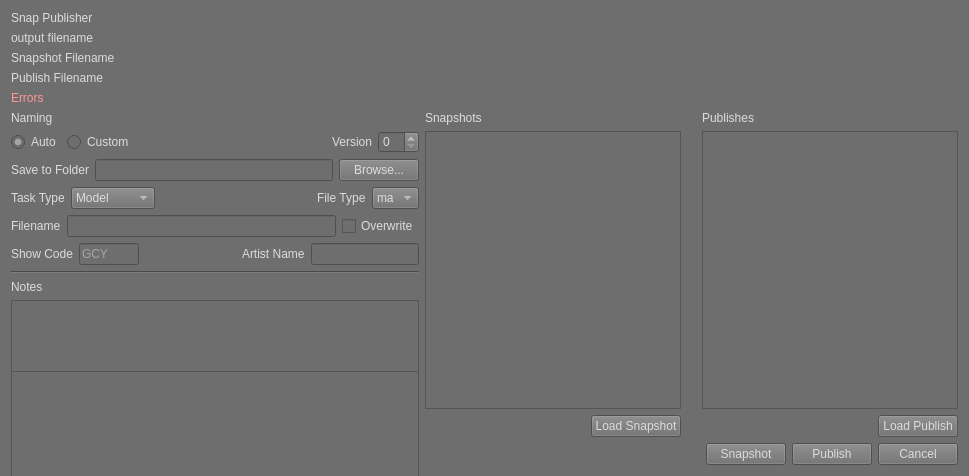
<?xml version="1.0" encoding="UTF-8"?>
<ui version="4.0">
 <class>SnapPublisher</class>
 <widget class="QWidget" name="SnapPublisher">
  <property name="geometry">
   <rect>
    <x>0</x>
    <y>0</y>
    <width>969</width>
    <height>476</height>
   </rect>
  </property>
  <property name="minimumSize">
   <size>
    <width>969</width>
    <height>476</height>
   </size>
  </property>
  <property name="windowTitle">
   <string>Snap Publisher</string>
  </property>
  <property name="styleSheet">
   <string notr="true">background-color: rgb(110, 110, 110);
color: rgb(220, 220, 220);</string>
  </property>
  <layout class="QVBoxLayout" name="verticalLayout_2">
   <item>
    <widget class="QLabel" name="Title">
     <property name="styleSheet">
      <string notr="true">font: 16pt &quot;MS Shell Dlg 2&quot;;</string>
     </property>
     <property name="text">
      <string>Snap Publisher</string>
     </property>
    </widget>
   </item>
   <item>
    <widget class="QLabel" name="output_filename">
     <property name="styleSheet">
      <string notr="true">font: 10pt &quot;MS Shell Dlg 2&quot;;</string>
     </property>
     <property name="text">
      <string>output filename</string>
     </property>
    </widget>
   </item>
   <item>
    <widget class="QLabel" name="snapshot_filename">
     <property name="text">
      <string>Snapshot Filename</string>
     </property>
    </widget>
   </item>
   <item>
    <widget class="QLabel" name="publish_filename">
     <property name="text">
      <string>Publish Filename</string>
     </property>
    </widget>
   </item>
   <item>
    <widget class="QLabel" name="messages">
     <property name="styleSheet">
      <string notr="true">font: 75 9pt &quot;MS Shell Dlg 2&quot;;
color: rgb(255, 150, 150);</string>
     </property>
     <property name="text">
      <string>Errors</string>
     </property>
    </widget>
   </item>
   <item>
    <layout class="QHBoxLayout" name="horizontalLayout_3">
     <item>
      <layout class="QVBoxLayout" name="saveAs_Layout">
       <item>
        <layout class="QVBoxLayout" name="name_layout">
         <item>
          <widget class="QLabel" name="naming_label">
           <property name="text">
            <string>Naming</string>
           </property>
           <property name="buddy">
            <cstring>autoNaming</cstring>
           </property>
          </widget>
         </item>
         <item>
          <layout class="QHBoxLayout" name="naming_layout">
           <item>
            <widget class="QRadioButton" name="autoNaming">
             <property name="text">
              <string>Auto</string>
             </property>
             <property name="checked">
              <bool>true</bool>
             </property>
            </widget>
           </item>
           <item>
            <widget class="QRadioButton" name="customNaming">
             <property name="text">
              <string>Custom</string>
             </property>
            </widget>
           </item>
           <item>
            <spacer name="naming_spacer">
             <property name="orientation">
              <enum>Qt::Horizontal</enum>
             </property>
             <property name="sizeHint" stdset="0">
              <size>
               <width>40</width>
               <height>20</height>
              </size>
             </property>
            </spacer>
           </item>
           <item>
            <widget class="QLabel" name="version_label">
             <property name="text">
              <string>Version</string>
             </property>
             <property name="buddy">
              <cstring>version</cstring>
             </property>
            </widget>
           </item>
           <item>
            <widget class="QSpinBox" name="version"/>
           </item>
          </layout>
         </item>
        </layout>
       </item>
       <item>
        <layout class="QHBoxLayout" name="folder_layout">
         <item>
          <widget class="QLabel" name="folder_label">
           <property name="text">
            <string>Save to Folder</string>
           </property>
           <property name="buddy">
            <cstring>folder</cstring>
           </property>
          </widget>
         </item>
         <item>
          <widget class="QLineEdit" name="folder"/>
         </item>
         <item>
          <widget class="QPushButton" name="folder_btn">
           <property name="text">
            <string>Browse...</string>
           </property>
          </widget>
         </item>
        </layout>
       </item>
       <item>
        <layout class="QHBoxLayout" name="taskType_layout">
         <item>
          <widget class="QLabel" name="taksType_label">
           <property name="text">
            <string>Task Type</string>
           </property>
           <property name="buddy">
            <cstring>taskType</cstring>
           </property>
          </widget>
         </item>
         <item>
          <widget class="QComboBox" name="taskType">
           <item>
            <property name="text">
             <string>Model</string>
            </property>
           </item>
           <item>
            <property name="text">
             <string>Surfacing</string>
            </property>
           </item>
           <item>
            <property name="text">
             <string>Rig</string>
            </property>
           </item>
           <item>
            <property name="text">
             <string>Animation</string>
            </property>
           </item>
           <item>
            <property name="text">
             <string>Sculpt</string>
            </property>
           </item>
           <item>
            <property name="text">
             <string>Groom</string>
            </property>
           </item>
           <item>
            <property name="text">
             <string>FX</string>
            </property>
           </item>
           <item>
            <property name="text">
             <string>Cloth</string>
            </property>
           </item>
           <item>
            <property name="text">
             <string>Prototype</string>
            </property>
           </item>
          </widget>
         </item>
         <item>
          <spacer name="taksType_spacer">
           <property name="orientation">
            <enum>Qt::Horizontal</enum>
           </property>
           <property name="sizeHint" stdset="0">
            <size>
             <width>40</width>
             <height>20</height>
            </size>
           </property>
          </spacer>
         </item>
         <item>
          <widget class="QLabel" name="fileType_label">
           <property name="text">
            <string>File Type</string>
           </property>
          </widget>
         </item>
         <item>
          <widget class="QComboBox" name="fileType">
           <item>
            <property name="text">
             <string>ma</string>
            </property>
           </item>
           <item>
            <property name="text">
             <string>mb</string>
            </property>
           </item>
          </widget>
         </item>
        </layout>
       </item>
       <item>
        <layout class="QHBoxLayout" name="filename_layout">
         <item>
          <widget class="QLabel" name="filename_label">
           <property name="text">
            <string>Filename</string>
           </property>
          </widget>
         </item>
         <item>
          <widget class="QLineEdit" name="filename"/>
         </item>
         <item>
          <widget class="QCheckBox" name="overwrite">
           <property name="text">
            <string>Overwrite</string>
           </property>
          </widget>
         </item>
        </layout>
       </item>
       <item>
        <layout class="QHBoxLayout" name="showArtist_layout">
         <item>
          <widget class="QLabel" name="showCode_label">
           <property name="text">
            <string>Show Code</string>
           </property>
          </widget>
         </item>
         <item>
          <widget class="QLineEdit" name="showCode">
           <property name="maximumSize">
            <size>
             <width>60</width>
             <height>16777215</height>
            </size>
           </property>
           <property name="placeholderText">
            <string>GCY</string>
           </property>
          </widget>
         </item>
         <item>
          <spacer name="horizontalSpacer">
           <property name="orientation">
            <enum>Qt::Horizontal</enum>
           </property>
           <property name="sizeHint" stdset="0">
            <size>
             <width>40</width>
             <height>20</height>
            </size>
           </property>
          </spacer>
         </item>
         <item>
          <widget class="QLabel" name="artistName_label">
           <property name="text">
            <string>Artist Name</string>
           </property>
          </widget>
         </item>
         <item>
          <widget class="QLineEdit" name="artistName"/>
         </item>
        </layout>
       </item>
       <item>
        <widget class="Line" name="notes_seperator">
         <property name="orientation">
          <enum>Qt::Horizontal</enum>
         </property>
        </widget>
       </item>
       <item>
        <layout class="QVBoxLayout" name="notes_layout">
         <item>
          <widget class="QLabel" name="notes_label">
           <property name="text">
            <string>Notes</string>
           </property>
          </widget>
         </item>
         <item>
          <widget class="QTextEdit" name="notes">
           <property name="minimumSize">
            <size>
             <width>0</width>
             <height>150</height>
            </size>
           </property>
          </widget>
         </item>
         <item>
          <widget class="QTextEdit" name="existing_notes">
           <property name="enabled">
            <bool>false</bool>
           </property>
           <property name="minimumSize">
            <size>
             <width>0</width>
             <height>150</height>
            </size>
           </property>
          </widget>
         </item>
        </layout>
       </item>
      </layout>
     </item>
     <item>
      <layout class="QHBoxLayout" name="horizontalLayout_2">
       <item>
        <layout class="QVBoxLayout" name="existingFile_layout">
         <item>
          <widget class="QLabel" name="existingFile_label">
           <property name="text">
            <string>Snapshots</string>
           </property>
          </widget>
         </item>
         <item>
          <widget class="QListWidget" name="existingFile_list"/>
         </item>
         <item>
          <layout class="QHBoxLayout" name="open_btn_layout">
           <item>
            <spacer name="horizontalSpacer_2">
             <property name="orientation">
              <enum>Qt::Horizontal</enum>
             </property>
             <property name="sizeHint" stdset="0">
              <size>
               <width>40</width>
               <height>20</height>
              </size>
             </property>
            </spacer>
           </item>
           <item>
            <widget class="QPushButton" name="load_snap_btn">
             <property name="text">
              <string>Load Snapshot</string>
             </property>
            </widget>
           </item>
          </layout>
         </item>
        </layout>
       </item>
       <item>
        <spacer name="horizontalSpacer_4">
         <property name="orientation">
          <enum>Qt::Horizontal</enum>
         </property>
         <property name="sizeHint" stdset="0">
          <size>
           <width>15</width>
           <height>20</height>
          </size>
         </property>
        </spacer>
       </item>
       <item>
        <layout class="QVBoxLayout" name="verticalLayout">
         <item>
          <widget class="QLabel" name="label">
           <property name="text">
            <string>Publishes</string>
           </property>
          </widget>
         </item>
         <item>
          <widget class="QListWidget" name="listWidget"/>
         </item>
         <item>
          <layout class="QHBoxLayout" name="horizontalLayout">
           <item>
            <spacer name="horizontalSpacer_3">
             <property name="orientation">
              <enum>Qt::Horizontal</enum>
             </property>
             <property name="sizeHint" stdset="0">
              <size>
               <width>40</width>
               <height>20</height>
              </size>
             </property>
            </spacer>
           </item>
           <item>
            <widget class="QPushButton" name="load_pub_btn">
             <property name="text">
              <string>Load Publish</string>
             </property>
            </widget>
           </item>
          </layout>
         </item>
        </layout>
       </item>
      </layout>
     </item>
    </layout>
   </item>
   <item>
    <layout class="QHBoxLayout" name="buttons_layout">
     <item>
      <spacer name="buttons_spacer">
       <property name="orientation">
        <enum>Qt::Horizontal</enum>
       </property>
       <property name="sizeHint" stdset="0">
        <size>
         <width>40</width>
         <height>20</height>
        </size>
       </property>
      </spacer>
     </item>
     <item>
      <widget class="QPushButton" name="snapshot_btn">
       <property name="text">
        <string>Snapshot</string>
       </property>
      </widget>
     </item>
     <item>
      <widget class="QPushButton" name="publish_btn">
       <property name="text">
        <string>Publish</string>
       </property>
      </widget>
     </item>
     <item>
      <widget class="QPushButton" name="cancel_btn">
       <property name="text">
        <string>Cancel</string>
       </property>
      </widget>
     </item>
    </layout>
   </item>
  </layout>
  <zorder>output_filename</zorder>
  <zorder>Title</zorder>
  <zorder>messages</zorder>
  <zorder>label</zorder>
  <zorder>listWidget</zorder>
  <zorder>load_pub_btn</zorder>
  <zorder>horizontalSpacer_3</zorder>
  <zorder>horizontalSpacer_4</zorder>
  <zorder>snapshot_filename</zorder>
  <zorder>publish_filename</zorder>
 </widget>
 <tabstops>
  <tabstop>notes</tabstop>
  <tabstop>publish_btn</tabstop>
  <tabstop>folder_btn</tabstop>
  <tabstop>taskType</tabstop>
  <tabstop>autoNaming</tabstop>
  <tabstop>customNaming</tabstop>
  <tabstop>version</tabstop>
  <tabstop>overwrite</tabstop>
  <tabstop>cancel_btn</tabstop>
  <tabstop>folder</tabstop>
  <tabstop>filename</tabstop>
  <tabstop>existing_notes</tabstop>
 </tabstops>
 <resources/>
 <connections/>
</ui>
